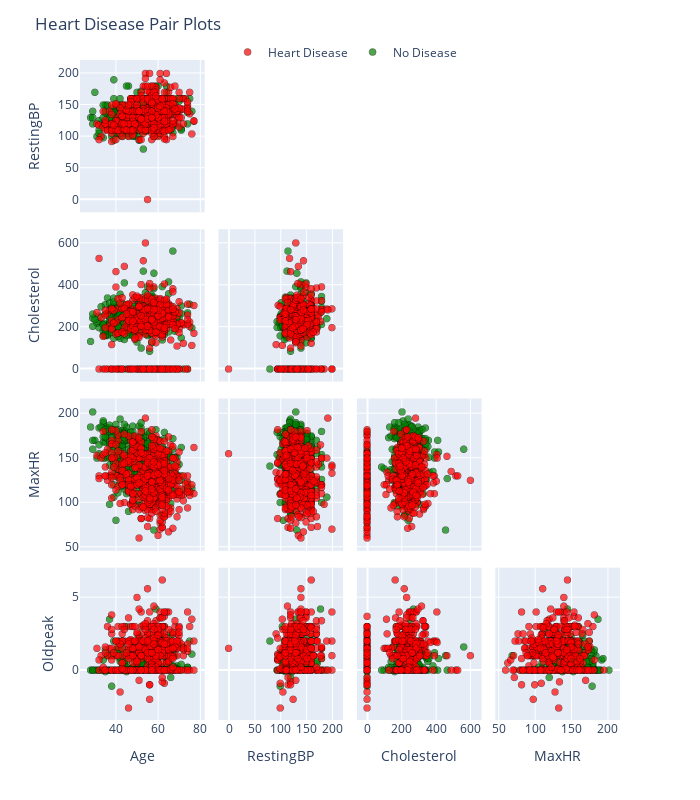

Notebook source saved alongside this figure:
### Code cell
# Scatter plots
hd=data1.HeartDisease.apply(lambda x: 'Heart Disease' if x==1 else 'No Disease')
fig = px.scatter_matrix(data1, 
                        dimensions=['Age',  
        'RestingBP', 'Cholesterol',   
     'MaxHR', 'Oldpeak'],
                        color=hd, color_discrete_sequence=['green','red'])
fig.update_traces(marker=dict(line_color='black', size=7, opacity=.7, line_width=0.5), 
                  diagonal_visible=False, showupperhalf=False)
fig.update_layout(title='Heart Disease Pair Plots', 
                  legend=dict(title="",orientation="h", yanchor="bottom", y=.99, xanchor="center", x=.49, 
                              traceorder='reversed'), width=700, height=800)
fig.show()

### Figure 1 — Plotly figure (JSON) as saved in the notebook; plotly's stock layout.template omitted (floating-point values rounded to 4 significant figures; data arrays with more than 128 entries replaced by an {"elided": "..."} marker saying what was removed)
{"data": [{"diagonal": {"visible": false}, "dimensions": [{"axis": {"matches": true}, "label": "Age", "values": {"elided": "410 int values"}}, {"axis": {"matches": true}, "label": "RestingBP", "values": {"elided": "410 int values"}}, {"axis": {"matches": true}, "label": "Cholesterol", "values": {"elided": "410 int values"}}, {"axis": {"matches": true}, "label": "MaxHR", "values": {"elided": "410 int values"}}, {"axis": {"matches": true}, "label": "Oldpeak", "values": {"elided": "410 float values"}}], "hovertemplate": "color=No Disease<br>%{xaxis.title.text}=%{x}<br>%{yaxis.title.text}=%{y}<extra></extra>", "legendgroup": "No Disease", "marker": {"color": "green", "line": {"color": "black", "width": 0.5}, "opacity": 0.7, "size": 7, "symbol": "circle"}, "name": "No Disease", "showlegend": true, "showupperhalf": false, "type": "splom"}, {"diagonal": {"visible": false}, "dimensions": [{"axis": {"matches": true}, "label": "Age", "values": {"elided": "508 int values"}}, {"axis": {"matches": true}, "label": "RestingBP", "values": {"elided": "508 int values"}}, {"axis": {"matches": true}, "label": "Cholesterol", "values": {"elided": "508 int values"}}, {"axis": {"matches": true}, "label": "MaxHR", "values": {"elided": "508 int values"}}, {"axis": {"matches": true}, "label": "Oldpeak", "values": {"elided": "508 float values"}}], "hovertemplate": "color=Heart Disease<br>%{xaxis.title.text}=%{x}<br>%{yaxis.title.text}=%{y}<extra></extra>", "legendgroup": "Heart Disease", "marker": {"color": "red", "line": {"color": "black", "width": 0.5}, "opacity": 0.7, "size": 7, "symbol": "circle"}, "name": "Heart Disease", "showlegend": true, "showupperhalf": false, "type": "splom"}], "layout": {"dragmode": "select", "height": 800, "legend": {"orientation": "h", "title": {"text": ""}, "tracegroupgap": 0, "traceorder": "reversed", "x": 0.49, "xanchor": "center", "y": 0.99, "yanchor": "bottom"}, "margin": {"t": 60}, "title": {"text": "Heart Disease Pair Plots"}, "width": 700}}
